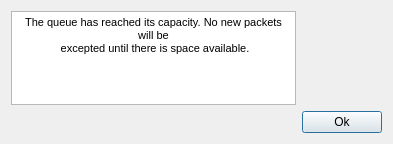
<?xml version="1.0" encoding="UTF-8"?>
<ui version="4.0">
 <class>QueueErrorMessage</class>
 <widget class="QDialog" name="QueueErrorMessage">
  <property name="geometry">
   <rect>
    <x>0</x>
    <y>0</y>
    <width>393</width>
    <height>144</height>
   </rect>
  </property>
  <property name="windowTitle">
   <string>Queue Error Message</string>
  </property>
  <layout class="QGridLayout" name="gridLayout">
   <item row="0" column="0">
    <widget class="QTextBrowser" name="QueueErrorMessageText">
     <property name="html">
      <string>&lt;!DOCTYPE HTML PUBLIC &quot;-//W3C//DTD HTML 4.0//EN&quot; &quot;http://www.w3.org/TR/REC-html40/strict.dtd&quot;&gt;
&lt;html&gt;&lt;head&gt;&lt;meta name=&quot;qrichtext&quot; content=&quot;1&quot; /&gt;&lt;style type=&quot;text/css&quot;&gt;
p, li { white-space: pre-wrap; }
&lt;/style&gt;&lt;/head&gt;&lt;body style=&quot; font-family:'MS Shell Dlg 2'; font-size:7.8pt; font-weight:400; font-style:normal;&quot;&gt;
&lt;p align=&quot;center&quot; style=&quot; margin-top:0px; margin-bottom:0px; margin-left:0px; margin-right:0px; -qt-block-indent:0; text-indent:0px;&quot;&gt;&lt;span style=&quot; font-size:8.25pt;&quot;&gt;The queue has reached its capacity. No new packets will be&lt;/span&gt;&lt;/p&gt;
&lt;p align=&quot;center&quot; style=&quot; margin-top:0px; margin-bottom:0px; margin-left:0px; margin-right:0px; -qt-block-indent:0; text-indent:0px;&quot;&gt;&lt;span style=&quot; font-size:8.25pt;&quot;&gt; excepted until there is space available.&lt;/span&gt;&lt;/p&gt;&lt;/body&gt;&lt;/html&gt;</string>
     </property>
    </widget>
   </item>
   <item row="1" column="1">
    <widget class="QPushButton" name="Okbutton">
     <property name="text">
      <string>Ok</string>
     </property>
    </widget>
   </item>
  </layout>
 </widget>
 <resources/>
 <connections/>
</ui>
